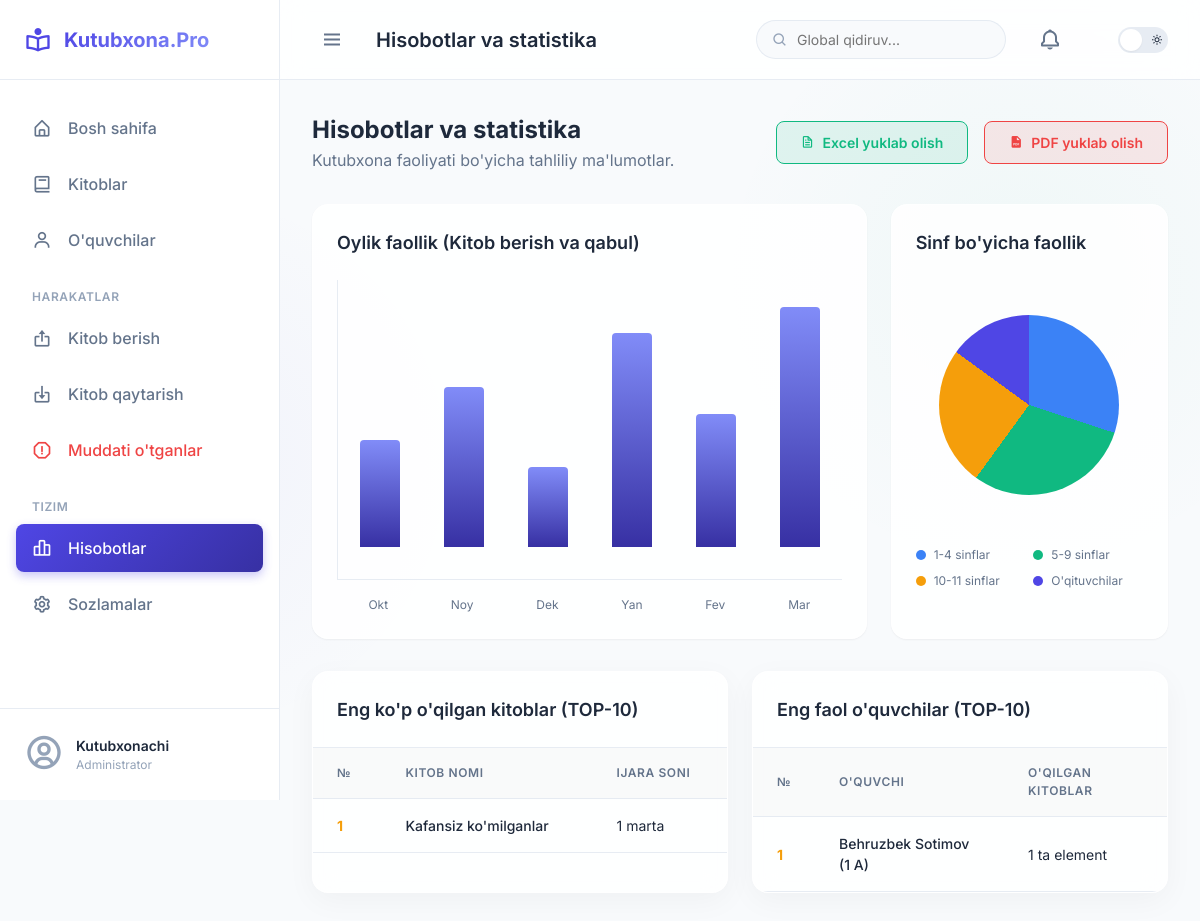
Page /reports on the committed database.
### tables this page shows
CREATE TABLE books (
            id INTEGER PRIMARY KEY AUTOINCREMENT,
            inventory_number TEXT UNIQUE NOT NULL,
            title TEXT NOT NULL,
            author TEXT NOT NULL,
            category TEXT,
            grade_level TEXT,
            total_copies INTEGER NOT NULL,
            publisher TEXT,
            publish_year TEXT,
            isbn TEXT,
            notes TEXT,
            status TEXT DEFAULT 'Yaxshi'
        );

CREATE TABLE students (
            id INTEGER PRIMARY KEY AUTOINCREMENT,
            student_id TEXT UNIQUE NOT NULL,
            full_name TEXT NOT NULL,
            grade_level TEXT NOT NULL,
            parent_phone TEXT,
            status TEXT DEFAULT 'Faol'
        );

### app.py (the view)
@app.route('/reports')
def reports():
    conn = database.get_db_connection()
    c = conn.cursor()
    c.execute('''
        SELECT books.title, books.inventory_number, COUNT(loans.id) as borrow_count
        FROM loans
        JOIN books ON loans.book_id = books.id
        GROUP BY books.id
        ORDER BY borrow_count DESC
        LIMIT 10
    ''')
    top_books = c.fetchall()
    c.execute('''
        SELECT students.full_name, students.grade_level, COUNT(loans.id) as read_count
        FROM loans
        JOIN students ON loans.student_id = students.id
        GROUP BY students.id
        ORDER BY read_count DESC
        LIMIT 10
    ''')
    top_students = c.fetchall()
    conn.close()
    return render_template('reports.html', title='Hisobotlar va statistika', top_books=top_books, top_students=top_students)

### app.py (called while the page is built)
@app.before_request
def setup_database_on_request():
    try:
        database.init_db()
    except Exception as e:
        print(f"Serverless DB Init Error: {e}")

### database.py (called while the page is built)
def get_db_connection():
    conn = sqlite3.connect(DB_PATH)
    conn.row_factory = sqlite3.Row
    return conn

### templates/reports.html
{% extends 'base.html' %}
{% block content %}
<div style="display: flex; justify-content: space-between; align-items: center; margin-bottom: 2rem;">
    <div>
        <h2 style="font-size: 1.5rem; font-weight: 700;">Hisobotlar va statistika</h2>
        <p style="color: var(--text-secondary);">Kutubxona faoliyati bo'yicha tahliliy ma'lumotlar.</p>
    </div>
    <div style="display: flex; gap: 1rem;">
        <button style="padding: 0.75rem 1.5rem; background: rgba(16, 185, 129, 0.1); color: var(--success); border: 1px solid var(--success); border-radius: var(--radius-md); font-family: inherit; font-size: 0.875rem; font-weight: 600; cursor: pointer; display: flex; align-items: center; gap: 0.5rem; transition: all 0.2s;">
            <i class='bx bx-file'></i> Excel yuklab olish
        </button>
        <button style="padding: 0.75rem 1.5rem; background: rgba(239, 68, 68, 0.1); color: var(--danger); border: 1px solid var(--danger); border-radius: var(--radius-md); font-family: inherit; font-size: 0.875rem; font-weight: 600; cursor: pointer; display: flex; align-items: center; gap: 0.5rem; transition: all 0.2s;">
            <i class='bx bxs-file-pdf'></i> PDF yuklab olish
        </button>
    </div>
</div>
<div style="display: grid; grid-template-columns: 2fr 1fr; gap: 1.5rem; margin-bottom: 2rem;">
    <div style="background: var(--bg-card); padding: 1.5rem; border-radius: var(--radius-xl); box-shadow: var(--shadow-sm); border: var(--glass-border);">
        <h3 style="font-size: 1.125rem; font-weight: 600; margin-bottom: 1.5rem; color: var(--text-primary);">Oylik faollik (Kitob berish va qabul)</h3>
        <div style="height: 300px; display: flex; align-items: flex-end; justify-content: space-around; padding-bottom: 2rem; position: relative; border-bottom: 1px solid var(--border-color); border-left: 1px solid var(--border-color);">
            <div style="width: 40px; height: 40%; background: linear-gradient(to top, var(--primary-dark), var(--primary-light)); border-radius: 4px 4px 0 0; position: relative; margin: 0 5px;"></div>
            <div style="width: 40px; height: 60%; background: linear-gradient(to top, var(--primary-dark), var(--primary-light)); border-radius: 4px 4px 0 0; position: relative; margin: 0 5px;"></div>
            <div style="width: 40px; height: 30%; background: linear-gradient(to top, var(--primary-dark), var(--primary-light)); border-radius: 4px 4px 0 0; position: relative; margin: 0 5px;"></div>
            <div style="width: 40px; height: 80%; background: linear-gradient(to top, var(--primary-dark), var(--primary-light)); border-radius: 4px 4px 0 0; position: relative; margin: 0 5px;"></div>
            <div style="width: 40px; height: 50%; background: linear-gradient(to top, var(--primary-dark), var(--primary-light)); border-radius: 4px 4px 0 0; position: relative; margin: 0 5px;"></div>
            <div style="width: 40px; height: 90%; background: linear-gradient(to top, var(--primary-dark), var(--primary-light)); border-radius: 4px 4px 0 0; position: relative; margin: 0 5px;"></div>
        </div>
        <div style="display: flex; justify-content: space-around; margin-top: 1rem; color: var(--text-secondary); font-size: 0.75rem;">
            <span>Okt</span><span>Noy</span><span>Dek</span><span>Yan</span><span>Fev</span><span>Mar</span>
        </div>
    </div>
    <div style="background: var(--bg-card); padding: 1.5rem; border-radius: var(--radius-xl); box-shadow: var(--shadow-sm); border: var(--glass-border);">
        <h3 style="font-size: 1.125rem; font-weight: 600; margin-bottom: 1.5rem; color: var(--text-primary);">Sinf bo'yicha faollik</h3>
        <div style="display: flex; justify-content: center; align-items: center; height: 250px;">
            <div style="width: 180px; height: 180px; border-radius: 50%; background: conic-gradient(var(--info) 0% 30%, var(--success) 30% 60%, var(--warning) 60% 85%, var(--primary-color) 85% 100%);"></div>
        </div>
        <div style="display: grid; grid-template-columns: 1fr 1fr; gap: 0.5rem; margin-top: 1rem; font-size: 0.75rem; color: var(--text-secondary);">
            <div style="display: flex; align-items: center; gap: 0.5rem;"><div style="width: 10px; height: 10px; background: var(--info); border-radius: 50%;"></div> 1-4 sinflar</div>
            <div style="display: flex; align-items: center; gap: 0.5rem;"><div style="width: 10px; height: 10px; background: var(--success); border-radius: 50%;"></div> 5-9 sinflar</div>
            <div style="display: flex; align-items: center; gap: 0.5rem;"><div style="width: 10px; height: 10px; background: var(--warning); border-radius: 50%;"></div> 10-11 sinflar</div>
            <div style="display: flex; align-items: center; gap: 0.5rem;"><div style="width: 10px; height: 10px; background: var(--primary-color); border-radius: 50%;"></div> O'qituvchilar</div>
        </div>
    </div>
</div>
<div style="display: grid; grid-template-columns: 1fr 1fr; gap: 1.5rem;">
    <div class="table-container" style="margin-bottom: 0;">
        <div class="table-header">
            <h3 class="table-title">Eng ko'p o'qilgan kitoblar (TOP-10)</h3>
        </div>
        <table class="custom-table">
            <thead>
                <tr>
                    <th>№</th>
                    <th>Kitob nomi</th>
                    <th>Ijara soni</th>
                </tr>
            </thead>
            <tbody>
                {% for b in top_books %}
                <tr>
                    <td style="font-weight: 700; color: {% if loop.index == 1 %}var(--warning){% elif loop.index == 2 %}var(--primary-color){% elif loop.index == 3 %}#CD7F32{% else %}var(--text-tertiary){% endif %};">{{ loop.index }}</td>
                    <td style="font-weight: 500;">{{ b.title }}</td>
                    <td>{{ b.borrow_count }} marta</td>
                </tr>
                {% else %}
                <tr><td colspan="3" style="text-align:center; padding: 2rem; color: var(--text-tertiary);">Kutubxonada ijara tarixi yo'q.</td></tr>
                {% endfor %}
            </tbody>
        </table>
    </div>
    <div class="table-container" style="margin-bottom: 0;">
        <div class="table-header">
            <h3 class="table-title">Eng faol o'quvchilar (TOP-10)</h3>
        </div>
        <table class="custom-table">
            <thead>
                <tr>
                    <th>№</th>
                    <th>O'quvchi</th>
                    <th>O'qilgan kitoblar</th>
                </tr>
            </thead>
            <tbody>
                {% for s in top_students %}
                <tr>
                    <td style="font-weight: 700; color: {% if loop.index == 1 %}var(--warning){% elif loop.index == 2 %}var(--primary-color){% elif loop.index == 3 %}#CD7F32{% else %}var(--text-tertiary){% endif %};">{{ loop.index }}</td>
                    <td style="font-weight: 500;">{{ s.full_name }} ({{ s.grade_level }})</td>
                    <td>{{ s.read_count }} ta element</td>
                </tr>
                {% else %}
                <tr><td colspan="3" style="text-align:center; padding: 2rem; color: var(--text-tertiary);">Faol o'quvchilar yo'q.</td></tr>
                {% endfor %}
            </tbody>
        </table>
    </div>
</div>
{% endblock %}

### static/css/style.css (style rules this page uses)
:root { --primary-color: #4F46E5; --primary-light: #818CF8; --primary-dark: #3730A3; --bg-main: #F8FAFC; --bg-card: rgba(255, 255, 255, 0.85); --bg-sidebar: rgba(255, 255, 255, 0.95); --text-primary: #1E293B; --text-secondary: #64748B; --text-tertiary: #94A3B8; --border-color: rgba(226, 232, 240, 0.8); --success: #10B981; --warning: #F59E0B; --danger: #EF4444; --info: #3B82F6; --glass-blur: blur(12px); --glass-border: 1px solid rgba(255, 255, 255, 0.5); --shadow-sm: 0 1px 2px 0 rgba(0, 0, 0, 0.05); --shadow-md: 0 4px 6px -1px rgba(0, 0, 0, 0.1), 0 2px 4px -1px rgba(0, 0, 0, 0.06); --shadow-lg: 0 10px 15px -3px rgba(0, 0, 0, 0.1), 0 4px 6px -2px rgba(0, 0, 0, 0.05); --shadow-card: 0 8px 30px rgba(0,0,0,0.04); --radius-sm: 0.375rem; --radius-md: 0.5rem; --radius-lg: 0.75rem; --radius-xl: 1rem; --radius-2xl: 1.5rem; --transition: all 0.3s cubic-bezier(0.4, 0, 0.2, 1); }
* { margin: 0; padding: 0; box-sizing: border-box; }
body { font-family: 'Inter', sans-serif; background-color: var(--bg-main); color: var(--text-primary); line-height: 1.5; transition: background-color 0.3s ease; background-image: radial-gradient(circle at 15% 50%, rgba(79, 70, 229, 0.04), transparent 25%), radial-gradient(circle at 85% 30%, rgba(16, 185, 129, 0.04), transparent 25%); background-attachment: fixed; }
.table-container { background: var(--bg-card); backdrop-filter: var(--glass-blur); -webkit-backdrop-filter: var(--glass-blur); border: var(--glass-border); border-radius: var(--radius-xl); box-shadow: var(--shadow-card); overflow: hidden; margin-bottom: 2rem; }
.table-header { padding: 1.5rem; border-bottom: 1px solid var(--border-color); display: flex; justify-content: space-between; align-items: center; }
.table-title { font-size: 1.125rem; font-weight: 600; }
.custom-table { width: 100%; border-collapse: collapse; }
.custom-table th { background: rgba(0,0,0,0.02); padding: 1rem 1.5rem; text-align: left; font-size: 0.75rem; text-transform: uppercase; letter-spacing: 0.05em; color: var(--text-secondary); font-weight: 600; border-bottom: 1px solid var(--border-color); }
.custom-table td { padding: 1rem 1.5rem; border-bottom: 1px solid var(--border-color); font-size: 0.875rem; color: var(--text-primary); }
.custom-table tbody tr { transition: var(--transition); }

### rows in the picture
books: title "Kafansiz ko'milganlar", borrow_count "1"
students: full_name "Behruzbek Sotimov", grade_level "1 A", read_count "1"

### other values in the picture
{{ title }} "Hisobotlar va statistika"
